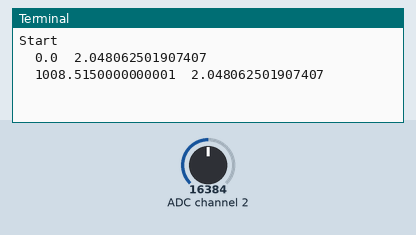
Bench run of a program on a simulated Raspberry Pi (BCM pin numbers). On the bench: the last lines printed to the terminal. The test bench sets the inputs (shaded band); at power-on: ADC channel 2 = 16384 (analog values on the 0–32767 scale). The clock reads 2024-03-15 10:24:30 at power-on unless the program sets it; every time zone reads the same local clock.

Above: at 1.2 s.
1.3 s: ADC channel 2 set to 22936
At 2.6 s:
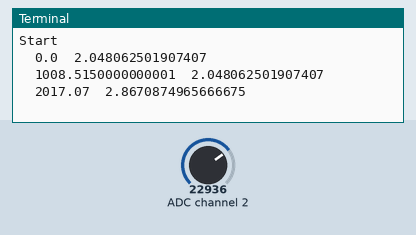
2.8 s: ADC channel 2 set to 28834
At 3.9 s:
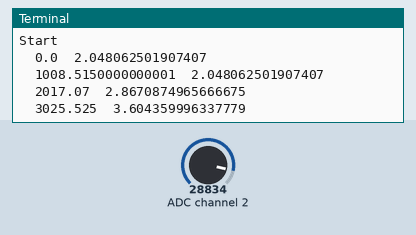
Timing chart, 0 to 5.8 s (numbered marks = the images above; inputs shaded):
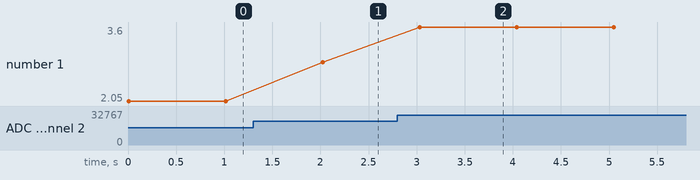

Measured:
- after the input at 1.3 s, the terminal: prints a new line after 0.73 s (image 1)
- after the input at 2.8 s, the terminal: prints a new line after 0.23 s (image 2)
- plotted number 1: 2.05 → 2.87 after the input at 1.3 s, 2.87 → 3.6 after the input at 2.8 s

The program:

sample_print_1-channel_AB_08-23-2024.py
```python
## Pi and ADC library
import time
import board
import busio
import adafruit_ads1x15.ads1115 as ADS
from adafruit_ads1x15.analog_in import AnalogIn

## Timezone library import
import datetime
import pytz
import logging
import sys

## Timezone
timezone = pytz.timezone("US/Eastern")

## Create the I2C bus
i2c = busio.I2C(board.SCL, board.SDA)

## Create ADC object using I2C bus
ads = ADS.ADS1115(i2c)

##Create single-ended/differential input
chan_1 = AnalogIn(ads, ADS.P2, ADS.P3)

## Logging level
logging.basicConfig(level=logging.NOTSET)

## Sampling Rate (Hz), Sampling Duration (Min)
sampling_rate = 1
data_log_duration = 10

sampling_interval = 1/sampling_rate
total_number_of_samples = int(data_log_duration*60*(1/sampling_interval))

## Data reading code
samples_recorded = 1
data_read_start_time = datetime.datetime.now(timezone)
time_before_reading = data_read_start_time
print('Start')
while samples_recorded <= total_number_of_samples:

    ## Read data
    data_read1 = chan_1.voltage
    time_elapsed = time_before_reading - data_read_start_time
    sys.stdout.write("\t%s"%format(time_elapsed.total_seconds()*1000,))
    sys.stdout.write("\t%s"%data_read1)
    sys.stdout.write("\n")
    samples_recorded += 1

    ## Decide how long to sleep
    time.sleep(sampling_interval)

    ## Current Timestamp
    time_before_reading = datetime.datetime.now(timezone)
print('Done')
```
